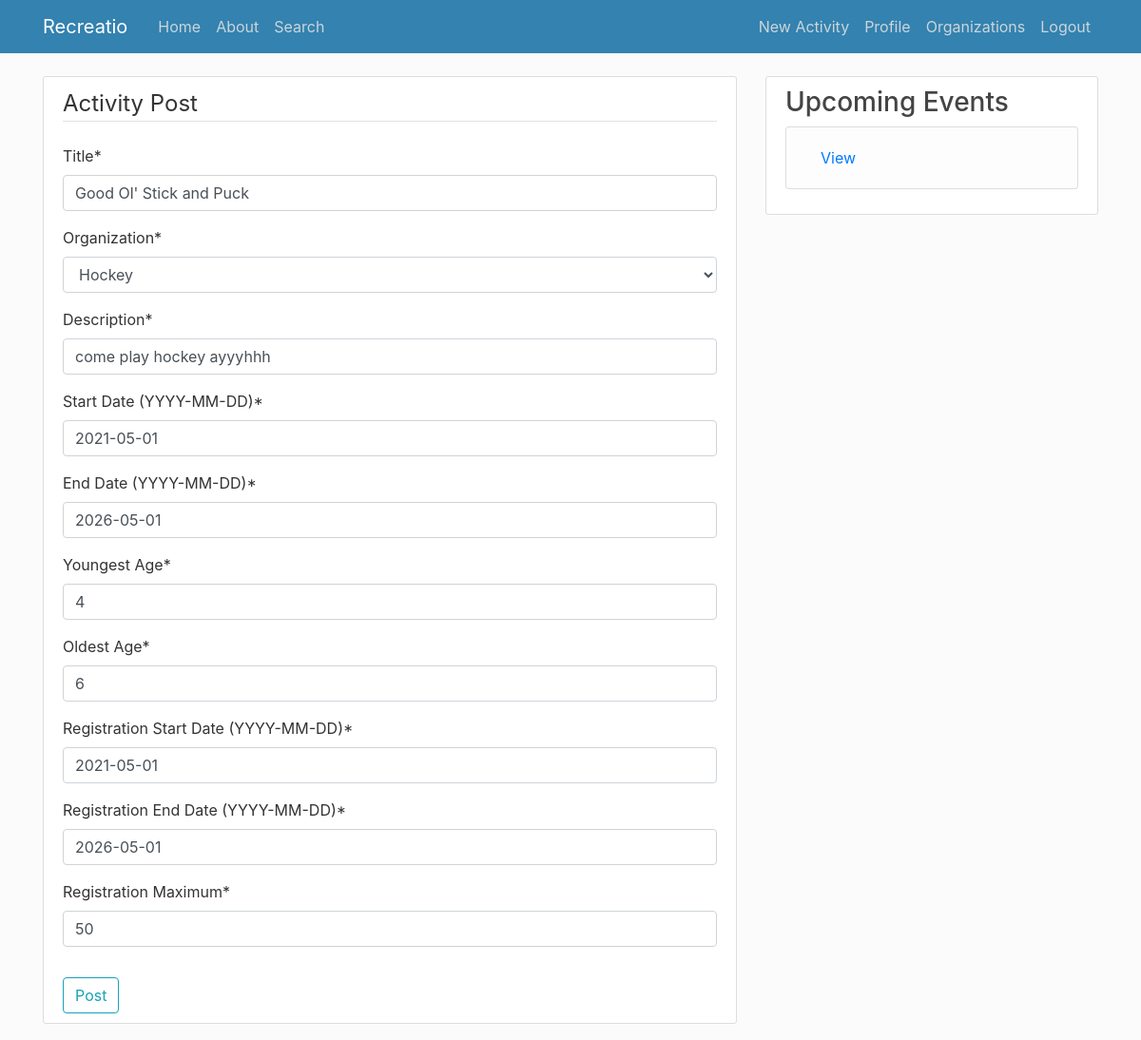
/activity/5/update/ (signed in), run on the app's committed database.
### users/models.py (models this page shows, shortened)
class Activities(models.Model):
    start_date = models.DateField(verbose_name="Start Date (YYYY-MM-DD)")
    end_date = models.DateField(verbose_name="End Date (YYYY-MM-DD)")
    age_group_young = models.IntegerField(default = 0, verbose_name="Youngest Age") #flag year of birth
    age_group_old = models.IntegerField(default = 20, verbose_name="Oldest Age") #flag year of birth
    reg_start = models.DateField(verbose_name="Registration Start Date (YYYY-MM-DD)")  #set up when registration is open
    reg_end = models.DateField(verbose_name="Registration End Date (YYYY-MM-DD)")   #set up when registration is closed
    max_size = models.IntegerField(default = 0, verbose_name="Registration Maximum")    #set up the size of a class
    description = models.CharField(max_length=300)
    organization = models.ForeignKey(Organization, on_delete=models.CASCADE)
    title = models.CharField(max_length = 100)
    date_posted = models.DateTimeField(default=timezone.now)
    author = models.ForeignKey(User, on_delete=models.CASCADE)

### users/views.py (the view, shortened to what this page needs)
# urls.py: path('activity/<int:pk>/update/', ActivityUpdateView.as_view(), name='activity-update'),
class ActivityUpdateView(LoginRequiredMixin, UserPassesTestMixin, UpdateView):
    model = Activities
    fields = ['title', 'organization', 'description', 'start_date', 'end_date', 'age_group_young', 'age_group_old', 'reg_start', 'reg_end', 'max_size']
    def test_func(self):
        activity = self.get_object()
        return self.request.user == activity.author

### users/models.py (called while the page is built)
    def __str__(self):
        return self.name

### users/templates/users/activities_form.html (shortened to what this page needs)
{% extends "web/base.html" %}
{% load crispy_forms_tags %}
{% block content %}
    <div class = "content-section">
        <form method="POST">
            <fieldset class = "form-group">
                <legend class= "border-bottom mb-4">Activity Post</legend>
                {{ form|crispy }}
            </fieldset>
            <div class ="form=group">
                <button class="btn btn-outline-info" type = "submit">Post</button>
            </div>
        </form>
    </div>
{% endblock content %}

### web/static/web/main.css (style rules this page uses)
body { background: #fafafac0; color: #333333; margin-top: 5rem; }
.content-section { background: #ffffff; padding: 10px 20px; border: 1px solid #dddddd; border-radius: 3px; margin-bottom: 20px; }

### data on the page
Activities: title "Good Ol' Stick and Puck", organization "Hockey", description "come play hockey ayyyhhh", start_date "2021-05-01", end_date "2026-05-01", age_group_young "4", age_group_old "6", reg_start "2021-05-01", reg_end "2026-05-01", max_size "50"
